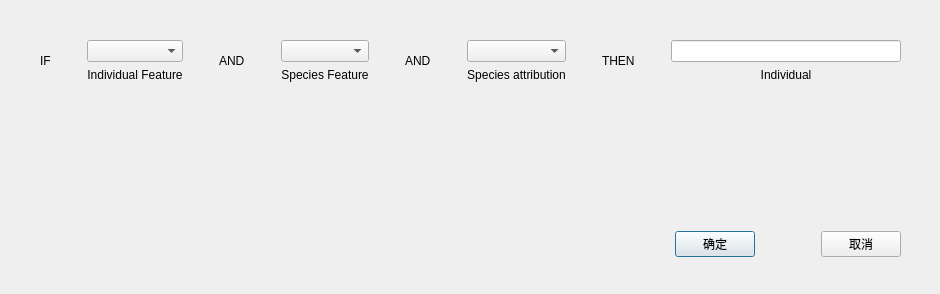
<?xml version="1.0" encoding="UTF-8"?>
<ui version="4.0">
 <class>addNew</class>
 <widget class="QDialog" name="addNew">
  <property name="geometry">
   <rect>
    <x>0</x>
    <y>0</y>
    <width>940</width>
    <height>294</height>
   </rect>
  </property>
  <property name="windowTitle">
   <string>Dialog</string>
  </property>
  <widget class="QWidget" name="layoutWidget">
   <property name="geometry">
    <rect>
     <x>0</x>
     <y>0</y>
     <width>941</width>
     <height>361</height>
    </rect>
   </property>
   <layout class="QVBoxLayout" name="verticalLayout_5">
    <item>
     <layout class="QHBoxLayout" name="horizontalLayout">
      <item>
       <spacer name="horizontalSpacer">
        <property name="orientation">
         <enum>Qt::Horizontal</enum>
        </property>
        <property name="sizeType">
         <enum>QSizePolicy::Fixed</enum>
        </property>
        <property name="sizeHint" stdset="0">
         <size>
          <width>40</width>
          <height>20</height>
         </size>
        </property>
       </spacer>
      </item>
      <item>
       <widget class="QLabel" name="label_7">
        <property name="text">
         <string>IF</string>
        </property>
       </widget>
      </item>
      <item>
       <spacer name="horizontalSpacer_2">
        <property name="orientation">
         <enum>Qt::Horizontal</enum>
        </property>
        <property name="sizeType">
         <enum>QSizePolicy::Fixed</enum>
        </property>
        <property name="sizeHint" stdset="0">
         <size>
          <width>30</width>
          <height>20</height>
         </size>
        </property>
       </spacer>
      </item>
      <item>
       <layout class="QVBoxLayout" name="verticalLayout_4">
        <item>
         <spacer name="verticalSpacer_2">
          <property name="orientation">
           <enum>Qt::Vertical</enum>
          </property>
          <property name="sizeType">
           <enum>QSizePolicy::Preferred</enum>
          </property>
          <property name="sizeHint" stdset="0">
           <size>
            <width>10</width>
            <height>40</height>
           </size>
          </property>
         </spacer>
        </item>
        <item>
         <widget class="MultiSelectComboBox" name="sel_indi_fea">
          <property name="sizePolicy">
           <sizepolicy hsizetype="Preferred" vsizetype="Fixed">
            <horstretch>0</horstretch>
            <verstretch>0</verstretch>
           </sizepolicy>
          </property>
         </widget>
        </item>
        <item>
         <widget class="QLabel" name="label_3">
          <property name="text">
           <string>Individual Feature</string>
          </property>
          <property name="alignment">
           <set>Qt::AlignCenter</set>
          </property>
         </widget>
        </item>
        <item>
         <spacer name="verticalSpacer_6">
          <property name="orientation">
           <enum>Qt::Vertical</enum>
          </property>
          <property name="sizeType">
           <enum>QSizePolicy::Preferred</enum>
          </property>
          <property name="sizeHint" stdset="0">
           <size>
            <width>10</width>
            <height>40</height>
           </size>
          </property>
         </spacer>
        </item>
       </layout>
      </item>
      <item>
       <spacer name="horizontalSpacer_3">
        <property name="orientation">
         <enum>Qt::Horizontal</enum>
        </property>
        <property name="sizeType">
         <enum>QSizePolicy::Fixed</enum>
        </property>
        <property name="sizeHint" stdset="0">
         <size>
          <width>30</width>
          <height>20</height>
         </size>
        </property>
       </spacer>
      </item>
      <item>
       <widget class="QLabel" name="label_8">
        <property name="text">
         <string>AND</string>
        </property>
       </widget>
      </item>
      <item>
       <spacer name="horizontalSpacer_4">
        <property name="orientation">
         <enum>Qt::Horizontal</enum>
        </property>
        <property name="sizeType">
         <enum>QSizePolicy::Fixed</enum>
        </property>
        <property name="sizeHint" stdset="0">
         <size>
          <width>30</width>
          <height>20</height>
         </size>
        </property>
       </spacer>
      </item>
      <item>
       <layout class="QVBoxLayout" name="verticalLayout_3">
        <item>
         <spacer name="verticalSpacer_3">
          <property name="orientation">
           <enum>Qt::Vertical</enum>
          </property>
          <property name="sizeType">
           <enum>QSizePolicy::Fixed</enum>
          </property>
          <property name="sizeHint" stdset="0">
           <size>
            <width>10</width>
            <height>40</height>
           </size>
          </property>
         </spacer>
        </item>
        <item>
         <widget class="MultiSelectComboBox" name="sel_spec_fea"/>
        </item>
        <item>
         <widget class="QLabel" name="label_4">
          <property name="text">
           <string>Species Feature</string>
          </property>
          <property name="alignment">
           <set>Qt::AlignCenter</set>
          </property>
         </widget>
        </item>
        <item>
         <spacer name="verticalSpacer_7">
          <property name="orientation">
           <enum>Qt::Vertical</enum>
          </property>
          <property name="sizeType">
           <enum>QSizePolicy::Fixed</enum>
          </property>
          <property name="sizeHint" stdset="0">
           <size>
            <width>10</width>
            <height>40</height>
           </size>
          </property>
         </spacer>
        </item>
       </layout>
      </item>
      <item>
       <spacer name="horizontalSpacer_5">
        <property name="orientation">
         <enum>Qt::Horizontal</enum>
        </property>
        <property name="sizeType">
         <enum>QSizePolicy::Fixed</enum>
        </property>
        <property name="sizeHint" stdset="0">
         <size>
          <width>30</width>
          <height>20</height>
         </size>
        </property>
       </spacer>
      </item>
      <item>
       <widget class="QLabel" name="label_9">
        <property name="text">
         <string>AND</string>
        </property>
       </widget>
      </item>
      <item>
       <spacer name="horizontalSpacer_6">
        <property name="orientation">
         <enum>Qt::Horizontal</enum>
        </property>
        <property name="sizeType">
         <enum>QSizePolicy::Preferred</enum>
        </property>
        <property name="sizeHint" stdset="0">
         <size>
          <width>30</width>
          <height>20</height>
         </size>
        </property>
       </spacer>
      </item>
      <item>
       <layout class="QVBoxLayout" name="verticalLayout_2">
        <item>
         <spacer name="verticalSpacer_4">
          <property name="orientation">
           <enum>Qt::Vertical</enum>
          </property>
          <property name="sizeType">
           <enum>QSizePolicy::Fixed</enum>
          </property>
          <property name="sizeHint" stdset="0">
           <size>
            <width>10</width>
            <height>40</height>
           </size>
          </property>
         </spacer>
        </item>
        <item>
         <widget class="MultiSelectComboBox" name="sel_spec"/>
        </item>
        <item>
         <widget class="QLabel" name="label_5">
          <property name="text">
           <string>Species attribution</string>
          </property>
          <property name="alignment">
           <set>Qt::AlignCenter</set>
          </property>
         </widget>
        </item>
        <item>
         <spacer name="verticalSpacer_8">
          <property name="orientation">
           <enum>Qt::Vertical</enum>
          </property>
          <property name="sizeType">
           <enum>QSizePolicy::Fixed</enum>
          </property>
          <property name="sizeHint" stdset="0">
           <size>
            <width>10</width>
            <height>40</height>
           </size>
          </property>
         </spacer>
        </item>
       </layout>
      </item>
      <item>
       <spacer name="horizontalSpacer_7">
        <property name="orientation">
         <enum>Qt::Horizontal</enum>
        </property>
        <property name="sizeType">
         <enum>QSizePolicy::Preferred</enum>
        </property>
        <property name="sizeHint" stdset="0">
         <size>
          <width>30</width>
          <height>20</height>
         </size>
        </property>
       </spacer>
      </item>
      <item>
       <widget class="QLabel" name="label_2">
        <property name="text">
         <string>THEN</string>
        </property>
       </widget>
      </item>
      <item>
       <spacer name="horizontalSpacer_8">
        <property name="orientation">
         <enum>Qt::Horizontal</enum>
        </property>
        <property name="sizeType">
         <enum>QSizePolicy::Fixed</enum>
        </property>
        <property name="sizeHint" stdset="0">
         <size>
          <width>30</width>
          <height>20</height>
         </size>
        </property>
       </spacer>
      </item>
      <item>
       <layout class="QVBoxLayout" name="verticalLayout">
        <item>
         <spacer name="verticalSpacer_5">
          <property name="orientation">
           <enum>Qt::Vertical</enum>
          </property>
          <property name="sizeType">
           <enum>QSizePolicy::Fixed</enum>
          </property>
          <property name="sizeHint" stdset="0">
           <size>
            <width>10</width>
            <height>40</height>
           </size>
          </property>
         </spacer>
        </item>
        <item>
         <widget class="QLineEdit" name="input_indi"/>
        </item>
        <item>
         <widget class="QLabel" name="label_6">
          <property name="text">
           <string>Individual</string>
          </property>
          <property name="alignment">
           <set>Qt::AlignCenter</set>
          </property>
         </widget>
        </item>
        <item>
         <spacer name="verticalSpacer_9">
          <property name="orientation">
           <enum>Qt::Vertical</enum>
          </property>
          <property name="sizeType">
           <enum>QSizePolicy::Fixed</enum>
          </property>
          <property name="sizeHint" stdset="0">
           <size>
            <width>10</width>
            <height>40</height>
           </size>
          </property>
         </spacer>
        </item>
       </layout>
      </item>
      <item>
       <spacer name="horizontalSpacer_9">
        <property name="orientation">
         <enum>Qt::Horizontal</enum>
        </property>
        <property name="sizeType">
         <enum>QSizePolicy::Fixed</enum>
        </property>
        <property name="sizeHint" stdset="0">
         <size>
          <width>40</width>
          <height>20</height>
         </size>
        </property>
       </spacer>
      </item>
     </layout>
    </item>
    <item>
     <layout class="QHBoxLayout" name="horizontalLayout_2">
      <item>
       <spacer name="horizontalSpacer_11">
        <property name="orientation">
         <enum>Qt::Horizontal</enum>
        </property>
        <property name="sizeHint" stdset="0">
         <size>
          <width>40</width>
          <height>20</height>
         </size>
        </property>
       </spacer>
      </item>
      <item>
       <widget class="QPushButton" name="btn_ok">
        <property name="text">
         <string>确定</string>
        </property>
       </widget>
      </item>
      <item>
       <spacer name="horizontalSpacer_10">
        <property name="orientation">
         <enum>Qt::Horizontal</enum>
        </property>
        <property name="sizeType">
         <enum>QSizePolicy::Preferred</enum>
        </property>
        <property name="sizeHint" stdset="0">
         <size>
          <width>40</width>
          <height>20</height>
         </size>
        </property>
       </spacer>
      </item>
      <item>
       <spacer name="verticalSpacer">
        <property name="orientation">
         <enum>Qt::Vertical</enum>
        </property>
        <property name="sizeHint" stdset="0">
         <size>
          <width>20</width>
          <height>40</height>
         </size>
        </property>
       </spacer>
      </item>
      <item>
       <widget class="QPushButton" name="btn_cancel">
        <property name="text">
         <string>取消</string>
        </property>
       </widget>
      </item>
      <item>
       <spacer name="horizontalSpacer_12">
        <property name="orientation">
         <enum>Qt::Horizontal</enum>
        </property>
        <property name="sizeType">
         <enum>QSizePolicy::Preferred</enum>
        </property>
        <property name="sizeHint" stdset="0">
         <size>
          <width>40</width>
          <height>20</height>
         </size>
        </property>
       </spacer>
      </item>
     </layout>
    </item>
   </layout>
  </widget>
 </widget>
 <customwidgets>
  <customwidget>
   <class>MultiSelectComboBox</class>
   <extends>QComboBox</extends>
   <header location="global">multiselectcombobox.h</header>
  </customwidget>
 </customwidgets>
 <resources/>
 <connections/>
</ui>
